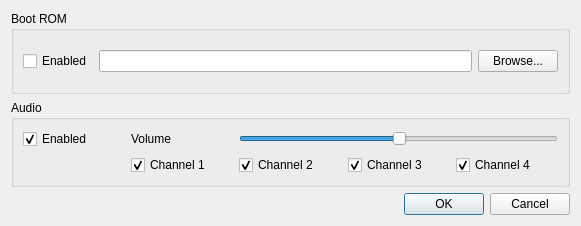
<?xml version="1.0" encoding="UTF-8"?>
<ui version="4.0">
 <class>SettingsDialog</class>
 <widget class="QDialog" name="SettingsDialog">
  <property name="windowModality">
   <enum>Qt::ApplicationModal</enum>
  </property>
  <property name="geometry">
   <rect>
    <x>0</x>
    <y>0</y>
    <width>581</width>
    <height>226</height>
   </rect>
  </property>
  <property name="windowTitle">
   <string>Settings</string>
  </property>
  <property name="modal">
   <bool>true</bool>
  </property>
  <layout class="QGridLayout" name="gridLayout_3">
   <item row="0" column="0">
    <widget class="QGroupBox" name="groupBox">
     <property name="title">
      <string>Boot ROM</string>
     </property>
     <layout class="QGridLayout" name="gridLayout">
      <item row="0" column="0">
       <widget class="QCheckBox" name="chkEnableBootRom">
        <property name="text">
         <string>Enabled</string>
        </property>
       </widget>
      </item>
      <item row="0" column="1">
       <widget class="QLineEdit" name="txtBootRomFilename"/>
      </item>
      <item row="0" column="2">
       <widget class="QPushButton" name="btnBrowseBootRom">
        <property name="text">
         <string>Browse...</string>
        </property>
       </widget>
      </item>
     </layout>
    </widget>
   </item>
   <item row="1" column="0">
    <widget class="QGroupBox" name="groupBox_2">
     <property name="title">
      <string>Audio</string>
     </property>
     <layout class="QGridLayout" name="gridLayout_2">
      <item row="0" column="1">
       <widget class="QLabel" name="lblAudioVolume">
        <property name="text">
         <string>Volume</string>
        </property>
       </widget>
      </item>
      <item row="0" column="2" colspan="3">
       <widget class="QSlider" name="sldAudioVolume">
        <property name="maximum">
         <number>255</number>
        </property>
        <property name="value">
         <number>128</number>
        </property>
        <property name="orientation">
         <enum>Qt::Horizontal</enum>
        </property>
       </widget>
      </item>
      <item row="0" column="0">
       <widget class="QCheckBox" name="chkAudioEnabled">
        <property name="text">
         <string>Enabled</string>
        </property>
        <property name="checked">
         <bool>true</bool>
        </property>
       </widget>
      </item>
      <item row="2" column="1">
       <widget class="QCheckBox" name="chkAudioChannel1">
        <property name="text">
         <string>Channel 1</string>
        </property>
        <property name="checked">
         <bool>true</bool>
        </property>
       </widget>
      </item>
      <item row="2" column="2">
       <widget class="QCheckBox" name="chkAudioChannel2">
        <property name="text">
         <string>Channel 2</string>
        </property>
        <property name="checked">
         <bool>true</bool>
        </property>
       </widget>
      </item>
      <item row="2" column="3">
       <widget class="QCheckBox" name="chkAudioChannel3">
        <property name="text">
         <string>Channel 3</string>
        </property>
        <property name="checked">
         <bool>true</bool>
        </property>
       </widget>
      </item>
      <item row="2" column="4">
       <widget class="QCheckBox" name="chkAudioChannel4">
        <property name="text">
         <string>Channel 4</string>
        </property>
        <property name="checked">
         <bool>true</bool>
        </property>
       </widget>
      </item>
     </layout>
    </widget>
   </item>
   <item row="2" column="0">
    <widget class="QDialogButtonBox" name="buttonBox">
     <property name="orientation">
      <enum>Qt::Horizontal</enum>
     </property>
     <property name="standardButtons">
      <set>QDialogButtonBox::Cancel|QDialogButtonBox::Ok</set>
     </property>
    </widget>
   </item>
  </layout>
 </widget>
 <resources/>
 <connections>
  <connection>
   <sender>buttonBox</sender>
   <signal>accepted()</signal>
   <receiver>SettingsDialog</receiver>
   <slot>accept()</slot>
   <hints>
    <hint type="sourcelabel">
     <x>248</x>
     <y>254</y>
    </hint>
    <hint type="destinationlabel">
     <x>157</x>
     <y>274</y>
    </hint>
   </hints>
  </connection>
  <connection>
   <sender>buttonBox</sender>
   <signal>rejected()</signal>
   <receiver>SettingsDialog</receiver>
   <slot>reject()</slot>
   <hints>
    <hint type="sourcelabel">
     <x>316</x>
     <y>260</y>
    </hint>
    <hint type="destinationlabel">
     <x>286</x>
     <y>274</y>
    </hint>
   </hints>
  </connection>
 </connections>
</ui>
